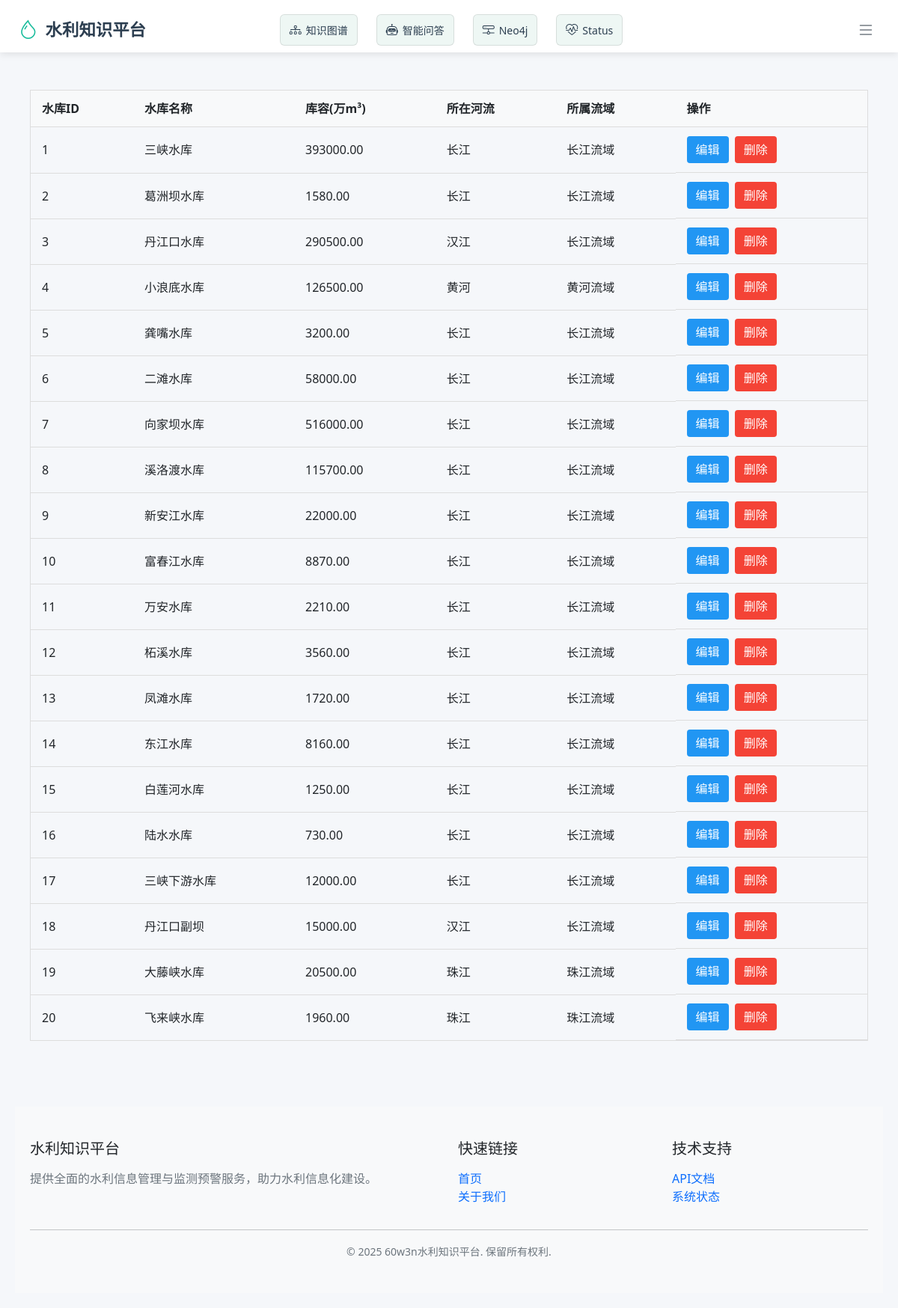
The app's page /reservoirs/ with its own data.
### app/models.py (models this page shows, shortened)
class Reservoir(db.Model):
    __tablename__ = 'reservoirs'
    reservoir_id = db.Column(db.Integer, primary_key=True)
    name = db.Column(db.String(255), nullable=False)
    capacity = db.Column(db.Float, nullable=False)
    river_id = db.Column(db.Integer, db.ForeignKey('rivers.river_id'), nullable=False)
    created_at = db.Column(db.DateTime, default=datetime.utcnow)  # 新增字段
    river = db.relationship('River', back_populates='reservoirs')
    monitoring_stations = db.relationship('MonitoringStation', back_populates='reservoir', cascade='all, delete-orphan')

class River(db.Model):
    __tablename__ = 'rivers'
    river_id = db.Column(db.Integer, primary_key=True)
    name = db.Column(db.String(255), nullable=False)
    length = db.Column(db.Float, nullable=False)
    basin_id = db.Column(db.Integer, db.ForeignKey('basins.basin_id'), nullable=False)
    created_at = db.Column(db.DateTime, default=datetime.utcnow)  # 新增字段
    basin = db.relationship('Basin', back_populates='rivers')
    reservoirs = db.relationship('Reservoir', back_populates='river', cascade='all, delete-orphan')
    flood_control_facilities = db.relationship('FloodControlFacility', back_populates='river',
                                               cascade='all, delete-orphan')
    monitoring_stations = db.relationship('MonitoringStation', back_populates='river', cascade='all, delete-orphan')

class Basin(db.Model):
    __tablename__ = 'basins'
    basin_id = db.Column(db.Integer, primary_key=True)
    name = db.Column(db.String(255), nullable=False)
    area = db.Column(db.Float, nullable=False)
    region = db.Column(db.String(255), nullable=False)
    created_at = db.Column(db.DateTime, default=datetime.utcnow)  # 新增字段
    created_at = db.Column(db.DateTime, default=datetime.utcnow)  # 新增字段
    rivers = db.relationship('River', back_populates='basin', cascade='all, delete-orphan')
    weather_stations = db.relationship('WeatherStation', back_populates='basin', cascade='all, delete-orphan')

### app/routes/reservoirs.py (the view)
@reservoirs_bp.route('/')
def list_reservoirs():
    reservoirs = Reservoir.query.join(River).order_by(Reservoir.reservoir_id).all()
    return render_template('reservoirs/list.html', reservoirs=reservoirs)

### app/templates/reservoirs/list.html (shortened to what this page needs)
{% extends "base.html" %}
{% block content %}
    <div class="table-container">
        <table class="data-table">
            <thead>
                <tr>
                    <th>水库ID</th>
                    <th>水库名称</th>
                    <th>库容(万m³)</th>
                    <th>所在河流</th>
                    <th>所属流域</th>
                    <th>操作</th>
                </tr>
            </thead>
            <tbody>
                {% for reservoir in reservoirs %}
                    <tr>
                        <td>{{ reservoir.reservoir_id }}</td>
                        <td>{{ reservoir.name }}</td>
                        <td>{{ "%.2f"|format(reservoir.capacity) }}</td>
                        <td>{{ reservoir.river.name }}</td>
                        <td>{{ reservoir.river.basin.name }}</td>
                        <td class="actions">
                            <a href="{{ url_for('reservoir.edit_reservoir', reservoir_id=reservoir.reservoir_id) }}"
                               class="btn-edit">编辑</a>
                            <form action="{{ url_for('reservoir.delete_reservoir', reservoir_id=reservoir.reservoir_id) }}"
                                  method="post">
                                <button type="submit" class="btn-delete"
                                        onclick="return confirm('确定要删除这个水库吗？相关的监测站数据将受影响！')">
                                    删除
                                </button>
                            </form>
                        </td>
                    </tr>
                {% else %}
                    <tr>
                        <td colspan="6" class="no-data">暂无水库数据</td>
                    </tr>
                {% endfor %}
            </tbody>
        </table>
    </div>
{% endblock %}

### app/static/style.css (style rules this page uses)
body { font-family: Arial, sans-serif; line-height: 1.6; margin: 0; padding: 20px; color: #333; }
table { width: 100%; border-collapse: collapse; margin-bottom: 20px; }
table, th, td { border: 1px solid #ddd; }
th, td { padding: 12px; text-align: left; }
th { background-color: #f4f4f4; }
button, .btn { padding: 8px 15px; background: #007bff; color: white; border: none; border-radius: 4px; cursor: pointer; text-decoration: none; }
.table-container { overflow-x: auto; }
.data-table { width: 100%; border-collapse: collapse; }
.data-table th, .data-table td { padding: 12px 15px; text-align: left; border-bottom: 1px solid #ddd; }
.data-table th { background-color: #f8f9fa; font-weight: 600; }
.actions { display: flex; gap: 8px; }
.btn-edit { background-color: #2196f3; color: white; padding: 6px 12px; border-radius: 4px; text-decoration: none; }
.btn-delete { background-color: #f44336; color: white; padding: 6px 12px; border: none; border-radius: 4px; cursor: pointer; }

### records on screen
Reservoir: reservoir_id "1", name "三峡水库", capacity "393000.00", river.name "长江", river.basin.name "长江流域"
Reservoir: reservoir_id "2", name "葛洲坝水库", capacity "1580.00", river.name "长江", river.basin.name "长江流域"
Reservoir: reservoir_id "3", name "丹江口水库", capacity "290500.00", river.name "汉江", river.basin.name "长江流域"
Reservoir: reservoir_id "4", name "小浪底水库", capacity "126500.00", river.name "黄河", river.basin.name "黄河流域"
Reservoir: reservoir_id "5", name "龚嘴水库", capacity "3200.00", river.name "长江", river.basin.name "长江流域"
Reservoir: reservoir_id "6", name "二滩水库", capacity "58000.00", river.name "长江", river.basin.name "长江流域"
Reservoir: reservoir_id "7", name "向家坝水库", capacity "516000.00", river.name "长江", river.basin.name "长江流域"
Reservoir: reservoir_id "8", name "溪洛渡水库", capacity "115700.00", river.name "长江", river.basin.name "长江流域"
Reservoir: reservoir_id "9", name "新安江水库", capacity "22000.00", river.name "长江", river.basin.name "长江流域"
Reservoir: reservoir_id "10", name "富春江水库", capacity "8870.00", river.name "长江", river.basin.name "长江流域"
Reservoir: reservoir_id "11", name "万安水库", capacity "2210.00", river.name "长江", river.basin.name "长江流域"
Reservoir: reservoir_id "12", name "柘溪水库", capacity "3560.00", river.name "长江", river.basin.name "长江流域"
Reservoir: reservoir_id "13", name "凤滩水库", capacity "1720.00", river.name "长江", river.basin.name "长江流域"
Reservoir: reservoir_id "14", name "东江水库", capacity "8160.00", river.name "长江", river.basin.name "长江流域"
Reservoir: reservoir_id "15", name "白莲河水库", capacity "1250.00", river.name "长江", river.basin.name "长江流域"
Reservoir: reservoir_id "16", name "陆水水库", capacity "730.00", river.name "长江", river.basin.name "长江流域"
Reservoir: reservoir_id "17", name "三峡下游水库", capacity "12000.00", river.name "长江", river.basin.name "长江流域"
Reservoir: reservoir_id "18", name "丹江口副坝", capacity "15000.00", river.name "汉江", river.basin.name "长江流域"
Reservoir: reservoir_id "19", name "大藤峡水库", capacity "20500.00", river.name "珠江", river.basin.name "珠江流域"
Reservoir: reservoir_id "20", name "飞来峡水库", capacity "1960.00", river.name "珠江", river.basin.name "珠江流域"
